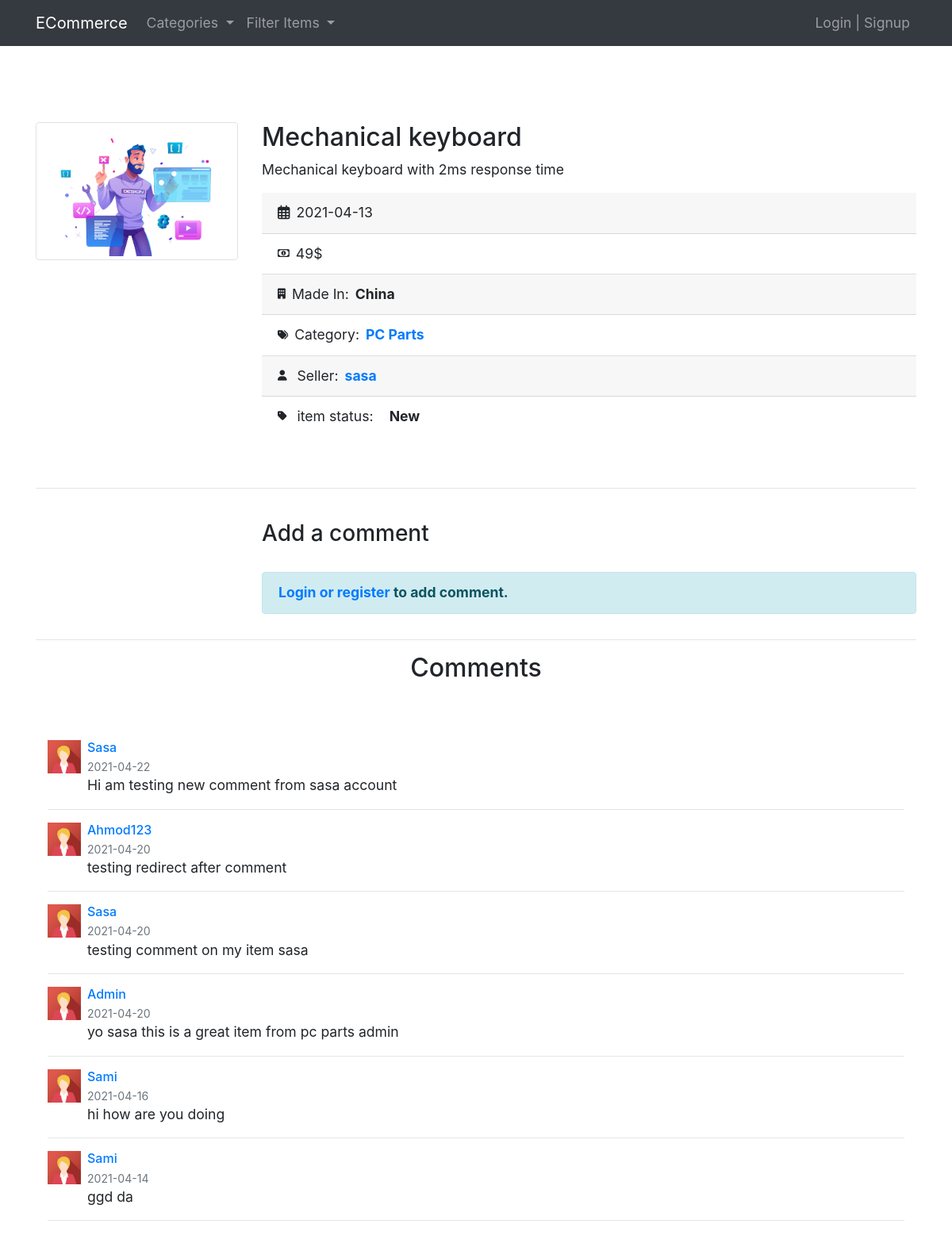
/items.php?item_id=19, run on the app's committed database.
### tables this page shows
CREATE TABLE `items` (
  `item_id` int(11) NOT NULL,
  `name` varchar(255) NOT NULL,
  `description` text NOT NULL,
  `price` varchar(255) NOT NULL,
  `add_date` date NOT NULL,
  `made_in` varchar(255) NOT NULL,
  `image` varchar(255) NOT NULL COMMENT 'image link',
  `status` varchar(255) NOT NULL,
  `rating` smallint(6) NOT NULL,
  `approve` tinyint(4) NOT NULL DEFAULT 0,
  `cate_id` int(11) NOT NULL COMMENT 'foreign key to link category ',
  `user_id` int(11) NOT NULL COMMENT 'foreign key to link users'
);

CREATE TABLE `categories` (
  `ID` int(11) NOT NULL,
  `name` varchar(255) NOT NULL,
  `description` text NOT NULL,
  `parent` int(11) NOT NULL,
  `ordering` int(11) DEFAULT NULL,
  `visibility` tinyint(4) NOT NULL DEFAULT 0,
  `allow_comment` tinyint(4) NOT NULL DEFAULT 0,
  `allow_ads` tinyint(4) NOT NULL DEFAULT 0
);

CREATE TABLE `users` (
  `userID` int(11) NOT NULL,
  `username` varchar(255) NOT NULL,
  `password` varchar(255) NOT NULL,
  `email` varchar(255) NOT NULL,
  `fullName` varchar(255) NOT NULL,
  `groupID` int(11) NOT NULL DEFAULT 0,
  `trust_status` int(11) NOT NULL DEFAULT 0,
  `register_status` int(11) NOT NULL DEFAULT 0,
  `Date` date DEFAULT NULL,
  `gender` varchar(255) NOT NULL
);

CREATE TABLE `comments` (
  `comment_id` int(11) NOT NULL,
  `comment` text NOT NULL,
  `status` tinyint(4) NOT NULL DEFAULT 0,
  `comment_date` date NOT NULL,
  `item_id` int(11) NOT NULL,
  `user_id` int(11) NOT NULL
);

### items.php (the view, shortened to what this page needs)
<?php
include "init.php";
$item_id = isset($_GET['item_id']) && is_numeric($_GET['item_id']) ?  intval($_GET['item_id']) :  0;
$stmt = $db_connect->prepare("SELECT items.* , users.username AS username ,
                                users.groupID AS g_id ,
                                categories.name AS category_name,
                                categories.allow_comment ,
                                categories.ID AS category_id FROM items
                                INNER JOIN users ON users.userID = items.user_id
                                INNER JOIN categories ON categories.ID = items.cate_id   WHERE item_id = ? AND approve = 1 LIMIT 1 ");
$stmt->execute(array($item_id));
$total_row = $stmt->rowCount();
if ($total_row > 0) {
    $row = $stmt->fetch();
?>
<section class="items-info py-5">
    <div class="container">
        <div class="row py-5">
            <div class="col-12 mb-4 mb-md-0 col-sm-6 mx-auto col-md-3">
                <img src="./layout/images/placeHolder.png" class="img-fluid img-thumbnail" alt="placeHolder">
            </div>
            <div class="col-12 col-md-9">
                <h2> <?php echo $row['name']; ?></h2>
                <p><?php echo $row['description']; ?> </p>
                <ul class="items_details-list list-group list-group-flush">
                    <li class="list-group-item"><i class="far fa-calendar-alt mr-2"></i><?php echo $row['add_date']; ?>
                    </li>
                    <li class="list-group-item">
                        <i class="far fa-money-bill-alt fa-xs mr-2"></i><?php echo $row['price']; ?>$
                    </li>
                    <li class="list-group-item">
                        <i class="fas fa-building fa-xs mr-2"></i>Made In:<span
                            class="ml-2 font-weight-bold"><?php echo $row['made_in']; ?></span>
                    </li>
                    <li class="list-group-item"><i class="fas fa-tags fa-xs mr-2"></i>Category:<a
                            class="font-weight-bold text-capitalize ml-2"
                            href="categories.php?cateID=<?php echo $row["category_id"]; ?>&cateName=<?php echo str_replace(" ", "-", $row['category_name']); ?>"><?php echo $row['category_name'] ?></a>
                    </li>
                    <li class="list-group-item"><i class="fas fa-user fa-xs mr-2"></i>
                        Seller:<span class="ml-2 font-weight-bold"><a
                                href="profile.php?profileName=<?php echo $row['username']; ?>"><?php echo $row['username']; ?></a></span>
                    </li>
                    <li class="list-group-item"><i class="fas fa-tag fa-xs mr-2"></i>
                        item status:<span class="ml-2 font-weight-bold">
                            <?php if ($row['status'] == 1) {
                                    echo "<span class='ml-2 font-weight-bold'>New</span>";
                                } elseif ($row['status'] == 2) {
                                    echo "<span class='ml-2 font-weight-bold'>Like New</span>";
                                } elseif ($row['status'] == 3) {
                                    echo "<span class='ml-2 font-weight-bold'>Second Hand</span>";
                                } elseif ($row['status'] == 4) {
                                    echo "<span class='ml-2 font-weight-bold'>Old</span>";
                                } ?>
                        </span>
                    </li>
                </ul>
            </div>
        </div>
        <hr>
        <?php if ($row['allow_comment'] == 0) { ?>
        <?php if (isset($_SESSION['userFront'])) {
                ?>
        <div class="comments_form-holder">
            <form method="POST" action="<?php echo $_SERVER["PHP_SELF"] . "?item_id=" . $row['item_id']; ?>"
                class="edit__form row flex-column align-items-center justify-content-center">
                <div class="form-group col-12 col-lg-9 offset-lg-3">
                    <h3 class="py-4">Add a comment</h3>
                    <textarea required class="form-control  form-control-lg" name="comment" id="comment"
                        rows="4"></textarea>
                </div>
                <div class="form-group col-12  col-lg-9 offset-lg-3">
                    <input type="submit" class="btn btn-primary btn-lg text-capitalize" value="Comment">
                </div>
            </form>
            <?php
                        if ($_SERVER['REQUEST_METHOD'] == "POST") {
                            $comment = filter_var($_POST['comment'], FILTER_SANITIZE_STRING);
                            $item_id = $row['item_id'];
                            $user_id = $_SESSION['frontUserID'];
                            if (!empty($comment)) {
                                $stmt = $db_connect->prepare("INSERT INTO
                             comments (comment , status , comment_date, item_id , user_id)
                              VALUES (:comment , 1, NOW(),:item_id, :user_id )");
                                $stmt->execute(array(
                                    "comment" => $comment,
                                    "item_id" => $item_id,
                                    "user_id" => $user_id,
                                ));
                                if ($stmt) {
                                    echo '<div class="row  align-items-center justify-content-center">
                                            <div class=" col-12 col-lg-9 offset-lg-3">
                                                <p class="alert alert-success font-weight-bold">Your comment has been added successfully.</p>
                                            </div>
                                    </div>';
                                    header("refresh:0.5;url=items.php?item_id=$item_id");
                                    exit();
                                }
                            } else {
                                echo '<div class="row  align-items-center justify-content-center">
                                            <div class=" col-12 col-lg-9 offset-lg-3">
                                                <p class="alert alert-danger font-weight-bold">Comment should not be empty</p>
                                            </div>
                                    </div>';
                            }
                        } ?>
        </div>
        <?php
                } else {
                    echo '<div class="row align-items-center justify-content-center">
                        <div class="col-12 col-lg-9 offset-lg-3">
                            <h3 class="py-4">Add a comment</h3>
                            <p class="alert alert-info font-weight-bold"><a href="login.php">Login or register</a> to add comment.</p>
                        </div>
                    </div>';
                } ?>
        <hr>
        <h2 class="text-center">Comments</h2>
        <div class="container no-gutters">
            <div class="comments-wrapper no-gutters py-5">
                <?php
                        $stmt = $db_connect->prepare("SELECT comments.* ,
                                        users.username As username
                                    FROM comments
                                    INNER JOIN users ON users.userID = comments.user_id
                                    WHERE item_id = ? AND status = 1  ORDER BY comment_id DESC");
                        $stmt->execute(array($row['item_id']));
                        $rows = $stmt->fetchAll();
                        $total_row = $stmt->rowCount();
                        if ($total_row > 0) {
                            foreach ($rows as $comment) { ?>
                <div class="comment-holder my-3 d-flex">
                    <img class="comment-img  My-2" src="./layout/images/avatar5.png" class="img-fluid"
                        alt="placeHolder">
                    <div class="comment-details">
                        <h6 id="name" class="pl-2 mb-0 text-capitalize"><a
                                href="profile.php?profileName=<?php echo $comment['username']; ?>"><?php echo $comment['username']; ?></a>
                        </h6>
                        <small id="name"
                            class="pl-2 form-text text-muted"><?php echo $comment['comment_date']; ?></small>
                        <p class="px-2 mb-0 user-comment"><?php echo $comment['comment']; ?></p>
                    </div>
                </div>
                <hr>
                <?php  }
                        } else { ?>
                <div class="col-12 col-lg-9 offset-lg-3">
                    <p class="alert alert-primary font-weight-bold">There are no comments on this item.</p>
                </div>
                <?php  } ?>
            </div>
        </div>
        <?php } else { ?>
        <div class="">
            <p class="alert alert-info font-weight-bold">Comments are disabled.</p>
        </div>
        <?php  } ?>
    </div>
</section>
<?php } ?>
<?php
include $template .  "footer.php";
ob_end_flush(); ?>

### layout/css/style.css (style rules this page uses)
*, *::after, *::before { -webkit-box-sizing: border-box; -moz-box-sizing: border-box; box-sizing: border-box; margin: 0; padding: 0; }
:root { --mainColor: #34e780; --loginColor: rgba(32, 29, 29, 0.7); --bodyFontSize: 1.1rem; --boxShadow: rgb(0 0 0 / 11%) 0 0 0 1px, rgb(0 0 0 / 5%) 0 10px 10px -5px; --borderRadius: 0.5rem; --mainPaddingHalf: 0.5rem; --mainPaddingOne: 1rem; --titleColor: rgba(0, 0, 0, 0.7); --backgroundDark: #343a40; }
body { font-size: var(--bodyFontSize); }
.comments-list li:nth-of-type(even), .items_details-list li:nth-of-type(odd) { background-color: rgba(0, 0, 0, 0.03); }
.comment-img { flex-basis: 42px; height: 42px; width: 42px; }
.user-comment, .comment-details { flex: 1; }

### data on the page
items: name "Mechanical keyboard", description "Mechanical keyboard with 2ms response time", add_date "2021-04-13", price "49", made_in "China", cate.name "PC Parts", user.username "sasa"
comments: user.username "Sasa", comment_date "2021-04-22", comment "Hi am testing new comment from sasa account"
comments: user.username "Ahmod123", comment_date "2021-04-20", comment "testing redirect after comment"
comments: user.username "Sasa", comment_date "2021-04-20", comment "testing comment on my item sasa"
comments: user.username "Admin", comment_date "2021-04-20", comment "yo sasa this is a great item from pc parts admin"
comments: user.username "Sami", comment_date "2021-04-16", comment "hi how are you doing"
comments: user.username "Sami", comment_date "2021-04-14", comment "ggd da"

### other printed values
lang("navbar_brand_dashboard") "ECommerce"
lang("navbar_categories_dashboard") "Categories"
